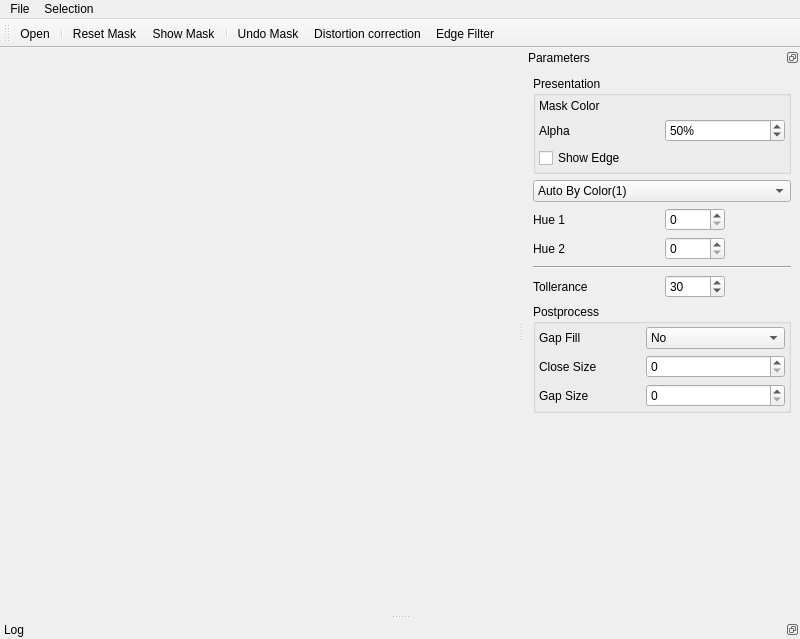
<?xml version="1.0" encoding="UTF-8"?>
<ui version="4.0">
 <class>TestbedMainWindowClass</class>
 <widget class="QMainWindow" name="TestbedMainWindowClass">
  <property name="geometry">
   <rect>
    <x>0</x>
    <y>0</y>
    <width>800</width>
    <height>639</height>
   </rect>
  </property>
  <property name="windowTitle">
   <string>MainWindow</string>
  </property>
  <widget class="QWidget" name="centralwidget"/>
  <widget class="QMenuBar" name="menubar">
   <property name="geometry">
    <rect>
     <x>0</x>
     <y>0</y>
     <width>800</width>
     <height>25</height>
    </rect>
   </property>
   <widget class="QMenu" name="menuFile">
    <property name="title">
     <string>File</string>
    </property>
    <addaction name="actionOpen"/>
    <addaction name="actionQuit"/>
   </widget>
   <widget class="QMenu" name="menuSelection">
    <property name="title">
     <string>Selection</string>
    </property>
    <addaction name="actionResetMask"/>
   </widget>
   <addaction name="menuFile"/>
   <addaction name="menuSelection"/>
  </widget>
  <widget class="QDockWidget" name="parametersWidget">
   <property name="minimumSize">
    <size>
     <width>276</width>
     <height>415</height>
    </size>
   </property>
   <property name="features">
    <set>QDockWidget::DockWidgetFloatable|QDockWidget::DockWidgetMovable</set>
   </property>
   <property name="windowTitle">
    <string>Parameters</string>
   </property>
   <attribute name="dockWidgetArea">
    <number>2</number>
   </attribute>
   <widget class="QWidget" name="dockWidgetContents_2">
    <layout class="QGridLayout" name="gridLayout">
     <item row="7" column="2">
      <spacer name="verticalSpacer">
       <property name="orientation">
        <enum>Qt::Vertical</enum>
       </property>
       <property name="sizeHint" stdset="0">
        <size>
         <width>20</width>
         <height>40</height>
        </size>
       </property>
      </spacer>
     </item>
     <item row="1" column="0" colspan="4">
      <widget class="QComboBox" name="maskComboBox">
       <property name="currentIndex">
        <number>2</number>
       </property>
       <item>
        <property name="text">
         <string>Hue Mask</string>
        </property>
       </item>
       <item>
        <property name="text">
         <string>Auto By Color</string>
        </property>
       </item>
       <item>
        <property name="text">
         <string>Auto By Color(1)</string>
        </property>
       </item>
      </widget>
     </item>
     <item row="2" column="2">
      <widget class="QSpinBox" name="hue1SpinBox">
       <property name="maximum">
        <number>360</number>
       </property>
      </widget>
     </item>
     <item row="3" column="2">
      <widget class="QSpinBox" name="hue2SpinBox">
       <property name="maximum">
        <number>360</number>
       </property>
      </widget>
     </item>
     <item row="2" column="0" colspan="2">
      <widget class="QLabel" name="label">
       <property name="text">
        <string>Hue 1</string>
       </property>
      </widget>
     </item>
     <item row="3" column="0" colspan="2">
      <widget class="QLabel" name="label_2">
       <property name="text">
        <string>Hue 2</string>
       </property>
      </widget>
     </item>
     <item row="4" column="0" colspan="4">
      <widget class="Line" name="line">
       <property name="orientation">
        <enum>Qt::Horizontal</enum>
       </property>
      </widget>
     </item>
     <item row="5" column="0">
      <widget class="QLabel" name="label_3">
       <property name="text">
        <string>Tollerance</string>
       </property>
      </widget>
     </item>
     <item row="5" column="2">
      <widget class="QSpinBox" name="toleranceSpinBox">
       <property name="maximum">
        <number>900</number>
       </property>
       <property name="value">
        <number>30</number>
       </property>
      </widget>
     </item>
     <item row="0" column="0" colspan="4">
      <widget class="QGroupBox" name="groupBox">
       <property name="title">
        <string>Presentation</string>
       </property>
       <layout class="QGridLayout" name="gridLayout_2">
        <property name="leftMargin">
         <number>3</number>
        </property>
        <property name="topMargin">
         <number>3</number>
        </property>
        <property name="rightMargin">
         <number>3</number>
        </property>
        <property name="bottomMargin">
         <number>3</number>
        </property>
        <item row="0" column="1">
         <widget class="RgbColorParametersControlWidget" name="maskColorWidget" native="true"/>
        </item>
        <item row="0" column="0">
         <widget class="QLabel" name="label_4">
          <property name="text">
           <string>Mask Color</string>
          </property>
         </widget>
        </item>
        <item row="2" column="0">
         <widget class="QCheckBox" name="showEdgeCheckBox">
          <property name="text">
           <string>Show Edge</string>
          </property>
         </widget>
        </item>
        <item row="1" column="0">
         <widget class="QLabel" name="label_8">
          <property name="text">
           <string>Alpha</string>
          </property>
         </widget>
        </item>
        <item row="1" column="1">
         <widget class="QSpinBox" name="maskAlphaSpinBox">
          <property name="suffix">
           <string>%</string>
          </property>
          <property name="maximum">
           <number>100</number>
          </property>
          <property name="value">
           <number>50</number>
          </property>
         </widget>
        </item>
       </layout>
      </widget>
     </item>
     <item row="6" column="0" colspan="4">
      <widget class="QGroupBox" name="groupBox_2">
       <property name="title">
        <string>Postprocess</string>
       </property>
       <layout class="QGridLayout" name="gridLayout_3">
        <property name="leftMargin">
         <number>3</number>
        </property>
        <property name="topMargin">
         <number>3</number>
        </property>
        <property name="rightMargin">
         <number>3</number>
        </property>
        <property name="bottomMargin">
         <number>3</number>
        </property>
        <item row="0" column="0">
         <widget class="QLabel" name="label_5">
          <property name="text">
           <string>Gap Fill</string>
          </property>
         </widget>
        </item>
        <item row="0" column="1">
         <widget class="QComboBox" name="postFillComboBox">
          <item>
           <property name="text">
            <string>No</string>
           </property>
          </item>
          <item>
           <property name="text">
            <string>Fill with morphology</string>
           </property>
          </item>
          <item>
           <property name="text">
            <string>Fill small gaps</string>
           </property>
          </item>
         </widget>
        </item>
        <item row="1" column="0">
         <widget class="QLabel" name="label_6">
          <property name="text">
           <string>Close Size</string>
          </property>
         </widget>
        </item>
        <item row="1" column="1">
         <widget class="QSpinBox" name="fillCloseSizeSpinBox"/>
        </item>
        <item row="2" column="0">
         <widget class="QLabel" name="label_7">
          <property name="text">
           <string>Gap Size</string>
          </property>
         </widget>
        </item>
        <item row="2" column="1">
         <widget class="QSpinBox" name="fillGapSizeSpinBox"/>
        </item>
       </layout>
      </widget>
     </item>
    </layout>
   </widget>
  </widget>
  <widget class="QToolBar" name="toolBar">
   <property name="minimumSize">
    <size>
     <width>22</width>
     <height>22</height>
    </size>
   </property>
   <property name="windowTitle">
    <string>toolBar</string>
   </property>
   <attribute name="toolBarArea">
    <enum>TopToolBarArea</enum>
   </attribute>
   <attribute name="toolBarBreak">
    <bool>false</bool>
   </attribute>
   <addaction name="actionOpen"/>
   <addaction name="separator"/>
   <addaction name="actionResetMask"/>
   <addaction name="actionShowMask"/>
   <addaction name="separator"/>
   <addaction name="actionUndoMask"/>
   <addaction name="actionDistortionCorrection"/>
   <addaction name="actionToggleEdgeFilter"/>
  </widget>
  <widget class="QDockWidget" name="logWidget_2">
   <property name="features">
    <set>QDockWidget::DockWidgetFloatable|QDockWidget::DockWidgetMovable</set>
   </property>
   <property name="windowTitle">
    <string>Log</string>
   </property>
   <attribute name="dockWidgetArea">
    <number>8</number>
   </attribute>
   <widget class="QWidget" name="dockWidgetContents_3"/>
  </widget>
  <action name="actionOpen">
   <property name="icon">
    <iconset resource="../../../resources/main.qrc">
     <normaloff>:/new/prefix1/remove.png</normaloff>:/new/prefix1/remove.png</iconset>
   </property>
   <property name="text">
    <string>Open</string>
   </property>
  </action>
  <action name="actionQuit">
   <property name="text">
    <string>Quit</string>
   </property>
  </action>
  <action name="actionResetMask">
   <property name="icon">
    <iconset resource="../../../resources/main.qrc">
     <normaloff>:/new/prefix1/bullet_blue.png</normaloff>:/new/prefix1/bullet_blue.png</iconset>
   </property>
   <property name="text">
    <string>Reset Mask</string>
   </property>
  </action>
  <action name="actionShowMask">
   <property name="checkable">
    <bool>true</bool>
   </property>
   <property name="icon">
    <iconset resource="../../../resources/main.qrc">
     <normaloff>:/new/prefix1/select.png</normaloff>:/new/prefix1/select.png</iconset>
   </property>
   <property name="text">
    <string>Show Mask</string>
   </property>
  </action>
  <action name="actionUndoMask">
   <property name="icon">
    <iconset resource="../../../resources/main.qrc">
     <normaloff>:/new/prefix1/back_alt.png</normaloff>:/new/prefix1/back_alt.png</iconset>
   </property>
   <property name="text">
    <string>Undo Mask</string>
   </property>
  </action>
  <action name="actionDistortionCorrection">
   <property name="icon">
    <iconset resource="../../../resources/main.qrc">
     <normaloff>:/new/prefix1/sphere.png</normaloff>:/new/prefix1/sphere.png</iconset>
   </property>
   <property name="text">
    <string>Distortion correction</string>
   </property>
  </action>
  <action name="actionToggleEdgeFilter">
   <property name="checkable">
    <bool>true</bool>
   </property>
   <property name="icon">
    <iconset resource="../../../resources/main.qrc">
     <normaloff>:/new/prefix1/filter.png</normaloff>:/new/prefix1/filter.png</iconset>
   </property>
   <property name="text">
    <string>Edge Filter</string>
   </property>
  </action>
 </widget>
 <customwidgets>
  <customwidget>
   <class>RgbColorParametersControlWidget</class>
   <extends>QWidget</extends>
   <header>rgbColorParametersControlWidget.h</header>
  </customwidget>
 </customwidgets>
 <resources>
  <include location="../../../resources/main.qrc"/>
  <include location="../../../resources/main.qrc"/>
  <include location="../../../resources/main.qrc"/>
  <include location="../../../resources/main.qrc"/>
  <include location="../../../resources/main.qrc"/>
 </resources>
 <connections/>
</ui>
